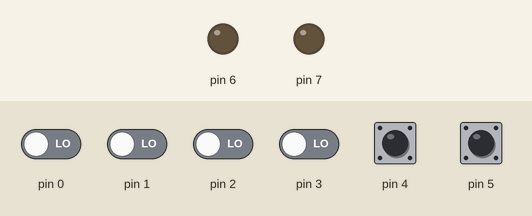
This sketch was run on a simulated Arduino Uno, built with avr-gcc and run on an emulated ATmega328P. Shown: output pins drawn as LEDs (lit = HIGH). Inputs (shaded band) come from the test bench; at power-on: pin 4, pin 5 HIGH, pin 0–3 LOW.

Above: at 0.8 s.
0.9 s: pin 4 pulled LOW for 0.15 s
At 1.05 s:
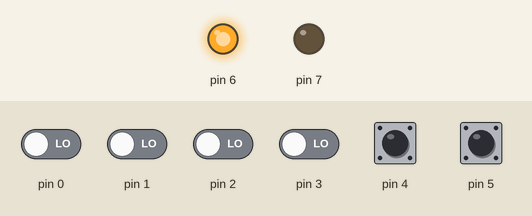
2.6 s: pin 5 pulled LOW for 0.15 s
At 3.1 s:
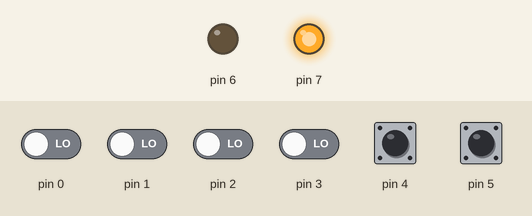
5.7 s: pin 5 pulled LOW for 1 s
At 8.1 s:
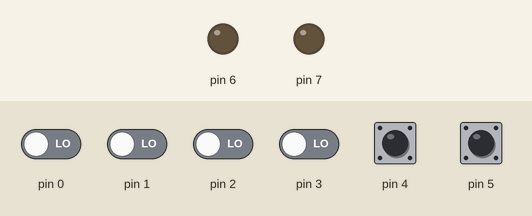
Timing chart, 0 to 9.6 s (numbered marks = the images above; inputs shaded):
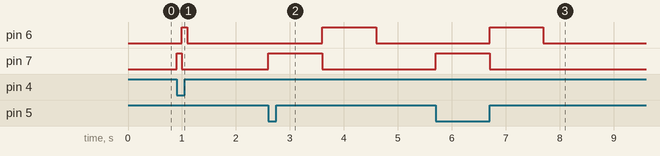

The sketch:

questao1C.ino
```cpp
int main(){
  DDRD = DDRD | 0b11000000;
  PORTD = PORTD | 0b00110000;
  PORTD &= ~(0b11000000);

  for(;;){
    int botao = PIND & 0b00100000;
    int botao2 = PIND & 0b00010000;

    if(botao == 0){
      PORTD = PORTD | 0b10000000;
      _delay_ms(1000);
      PORTD &= ~(0b10000000);
      PORTD = PORTD | 0b01000000;
      _delay_ms(1000);
      PORTD &= ~(0b01000000);
    }
    if(botao2 == 0){
      PORTD = PORTD | 0b10000000;
      _delay_ms(100);
      PORTD &= ~(0b10000000);
      PORTD = PORTD | 0b01000000;
      _delay_ms(100);
      PORTD &= ~(0b01000000);
    }
  }
}
```

Measured:
- after the input at 0.9 s, pin 6: LOW → HIGH after 0.10 s, → LOW 0.10 s later; pin 7: LOW → HIGH at once, → LOW 0.10 s later
- after the input at 2.6 s, pin 6: LOW → HIGH after 1.0 s, → LOW 1.0 s later; pin 7: LOW → HIGH at once, → LOW 1.0 s later
- after the input at 5.7 s, pin 6: LOW → HIGH after 1.0 s, → LOW 1.0 s later; pin 7: LOW → HIGH at once, → LOW 1.0 s later
